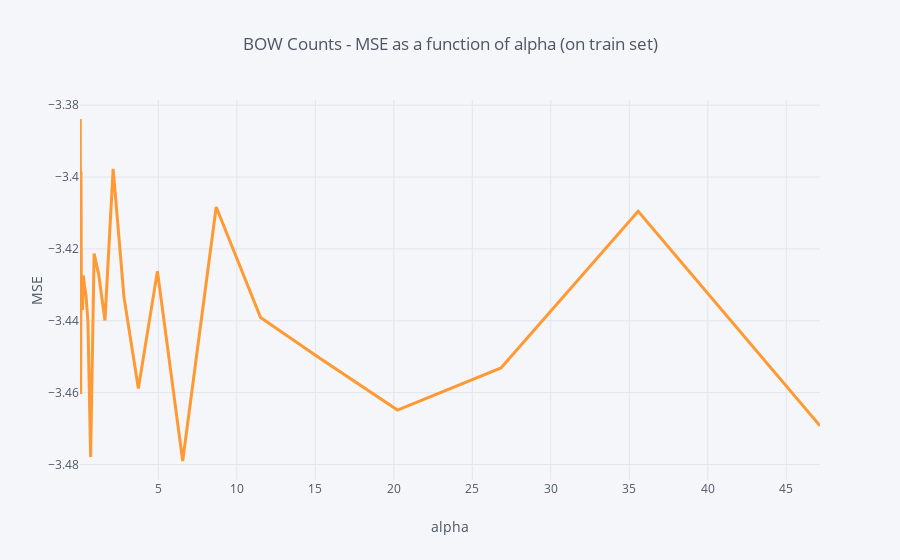

The cell this chart's notebook holds for it:
### Code cell
cv_results = pd.DataFrame(MSE_by_alpha, columns = ['alpha', 'MSE'])
cv_results.query('alpha < 50').set_index('alpha').MSE.iplot(title = 'BOW Counts - MSE as a function of alpha (on train set)', xTitle = 'alpha', yTitle = 'MSE', width = 3, hline=(0,0))

### Figure 1 — Plotly figure (JSON) as saved in the notebook; plotly's stock layout.template omitted (floating-point values rounded to 4 significant figures)
{"data": [{"line": {"color": "rgba(255, 153, 51, 1.0)", "dash": "solid", "shape": "linear", "width": 3}, "mode": "lines", "name": "MSE", "text": "", "type": "scatter", "x": [0.01, 0.01326, 0.01758, 0.0233, 0.03089, 0.04095, 0.05429, 0.07197, 0.09541, 0.1265, 0.1677, 0.2223, 0.2947, 0.3907, 0.5179, 0.6866, 0.9103, 1.207, 1.6, 2.121, 2.812, 3.728, 4.942, 6.551, 8.685, 11.51, 15.26, 20.24, 26.83, 35.56, 47.15], "y": [-3.414, -3.421, -3.411, -3.384, -3.385, -3.444, -3.46, -3.398, -3.435, -3.433, -3.437, -3.427, -3.43, -3.433, -3.44, -3.478, -3.421, -3.427, -3.44, -3.398, -3.433, -3.459, -3.426, -3.479, -3.408, -3.439, -3.45, -3.465, -3.453, -3.41, -3.469]}], "layout": {"autosize": true, "legend": {"bgcolor": "#F5F6F9", "font": {"color": "#4D5663"}}, "paper_bgcolor": "#F5F6F9", "plot_bgcolor": "#F5F6F9", "shapes": [{"line": {"color": "#db4052", "dash": "solid", "width": 1}, "type": "line", "x0": 0, "x1": 1, "xref": "paper", "y0": [0, 0], "y1": [0, 0], "yref": "y"}], "title": {"font": {"color": "#4D5663"}, "text": "BOW Counts - MSE as a function of alpha (on train set)"}, "xaxis": {"autorange": true, "gridcolor": "#E1E5ED", "range": [0.01, 47.15], "showgrid": true, "tickfont": {"color": "#4D5663"}, "title": {"font": {"color": "#4D5663"}, "text": "alpha"}, "type": "linear", "zerolinecolor": "#E1E5ED"}, "yaxis": {"autorange": true, "gridcolor": "#E1E5ED", "range": [-3.484, -3.379], "showgrid": true, "tickfont": {"color": "#4D5663"}, "title": {"font": {"color": "#4D5663"}, "text": "MSE"}, "type": "linear", "zerolinecolor": "#E1E5ED"}}}
